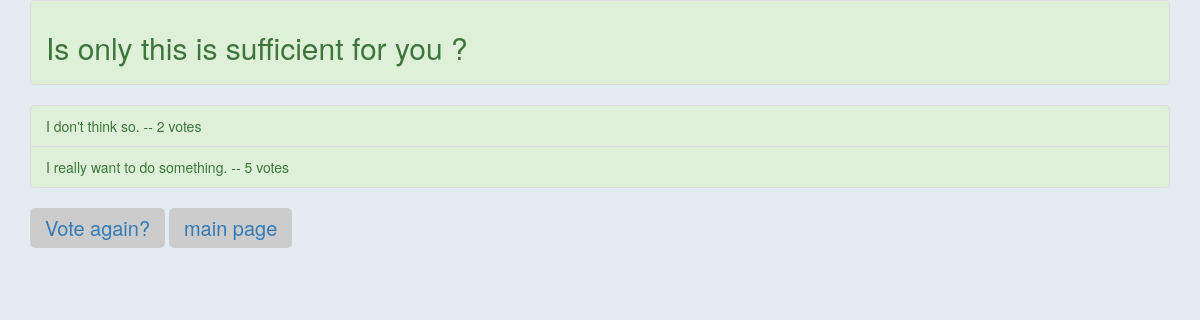
The app's page /polls/7/results/ with its own data.
### polls/models.py (models this page shows, shortened)
class Question(models.Model):
    question_text = models.CharField(max_length=200)
    pub_date = models.DateTimeField('date published')

class Choice(models.Model):
    question = models.ForeignKey(Question, on_delete=models.CASCADE)
    choice_text = models.CharField(max_length=200)
    votes = models.IntegerField(default=0)

### polls/views.py (the view)
# urls.py: path('<int:question_id>/results/', views.results, name='results'),
def results(request, question_id):
    question = get_object_or_404(Question, pk=question_id)
    return render(request, 'polls/results.html', {'question': question})

### polls/templates/polls/results.html (shortened to what this page needs)
<!DOCTYPE html>
<html lang="en">
<head>
  <link rel="stylesheet" href="https://maxcdn.bootstrapcdn.com/bootstrap/3.3.7/css/bootstrap.min.css">
</head>
<body>
  <div class="container">
    <ul class="list-group">
      <li class="list-group-item list-group-item-success">
        <h2>{{ question.question_text }}</h2>
      </li>
      </ul>
      <ul class="list-group">
      {% for choice in question.choice_set.all %}
          <li class="list-group-item list-group-item-success">{{ choice.choice_text }} -- {{ choice.votes }} vote{{ choice.votes|pluralize }}</li>
      {% endfor %}
      </ul>
      <button class = 'but' type="button" name="button"><a  href="{% url 'polls:detail' question.id %}">Vote again?</a></button>
      <button class = 'but' type="button" name="button"><a href="\polls\">main page</a></button>
    </div>
</body
</html>

### polls/templates/polls/results.html (style rules this page uses)
body { background-color:#e3ecf2; }
.but { padding:5px 15px; background:#ccc; border:0 none; cursor:pointer; -webkit-border-radius: 5px; border-radius: 5px; height: 40px; font-size: 20px; text-decoration: none; }

### records on screen
Question: question_text "Is only this is sufficient for you ?"
Choice: choice_text "I don't think so.", votes "2"
Choice: choice_text "I really want to do something.", votes "5"
